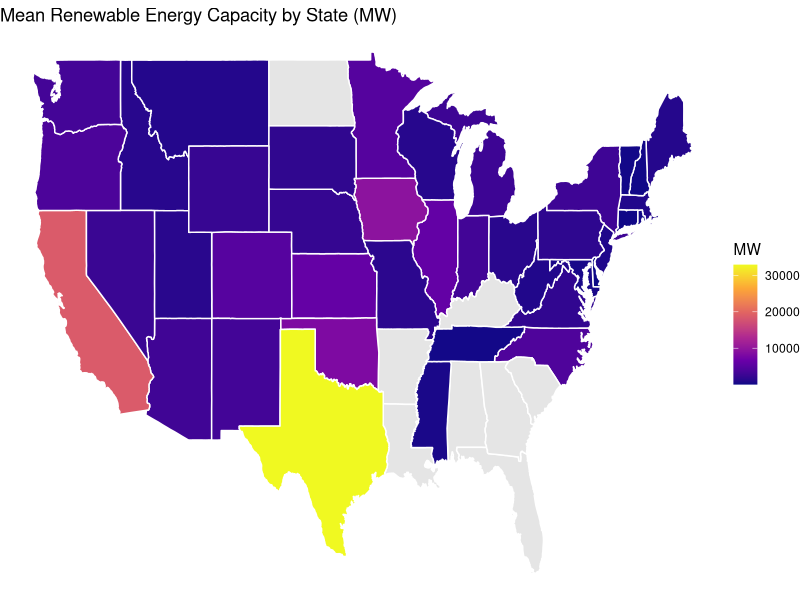
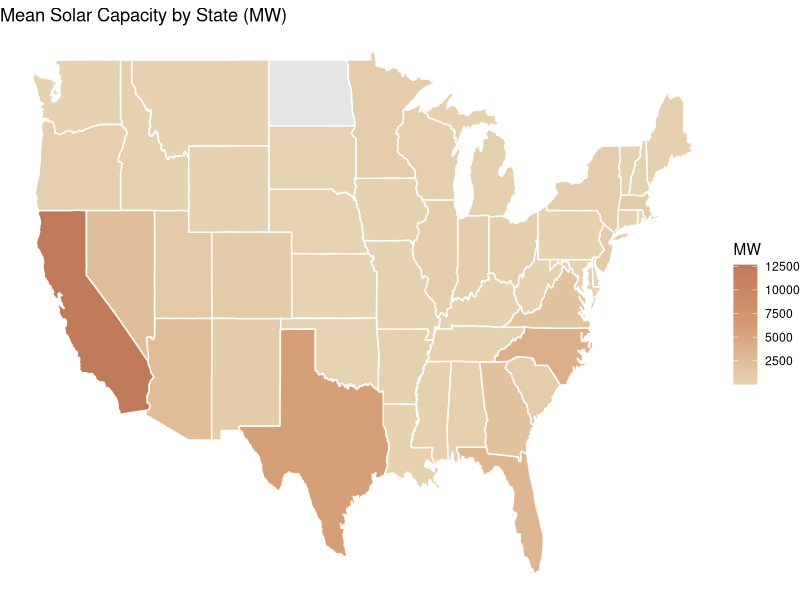
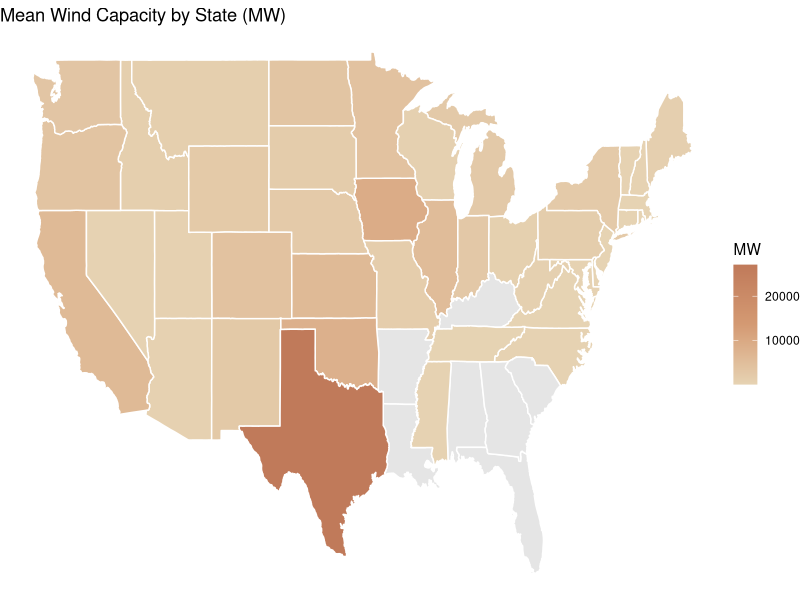
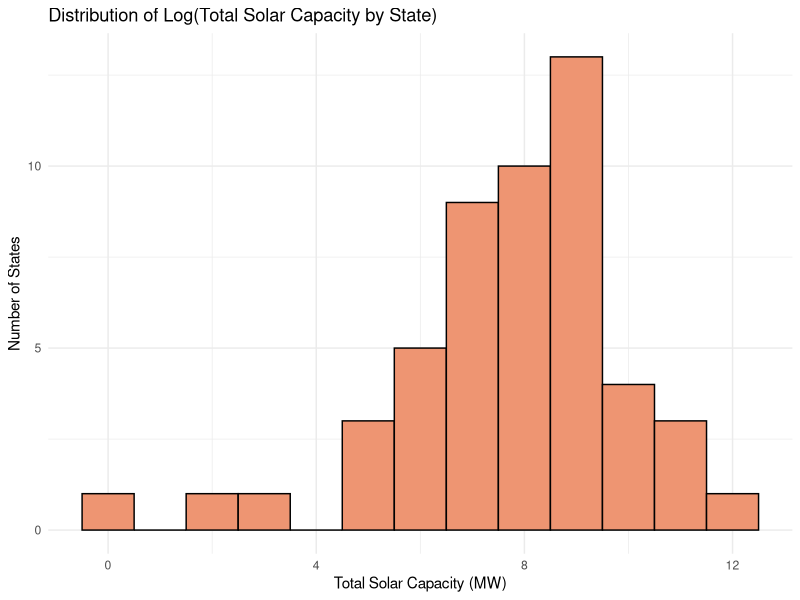
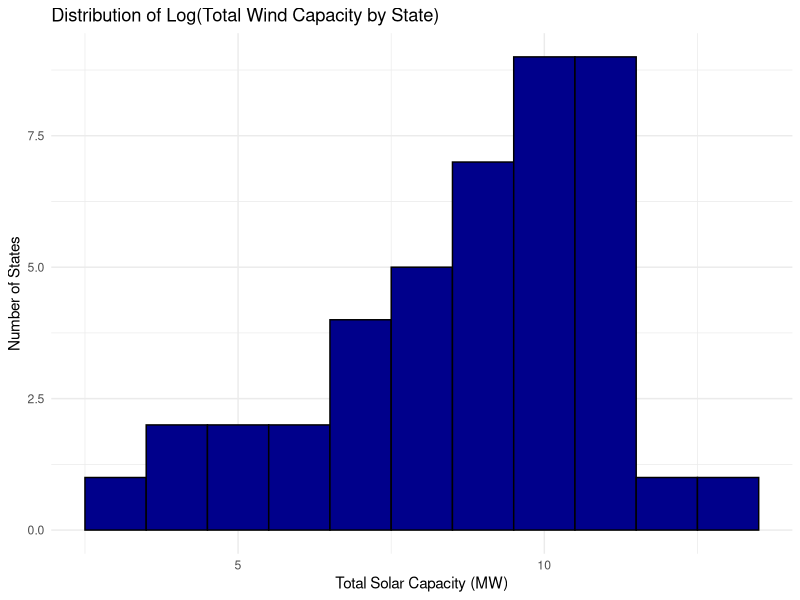
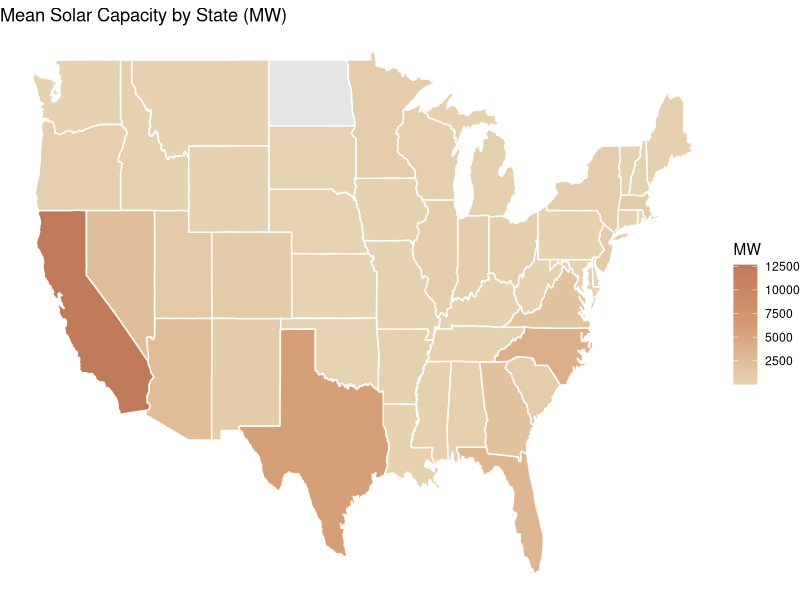
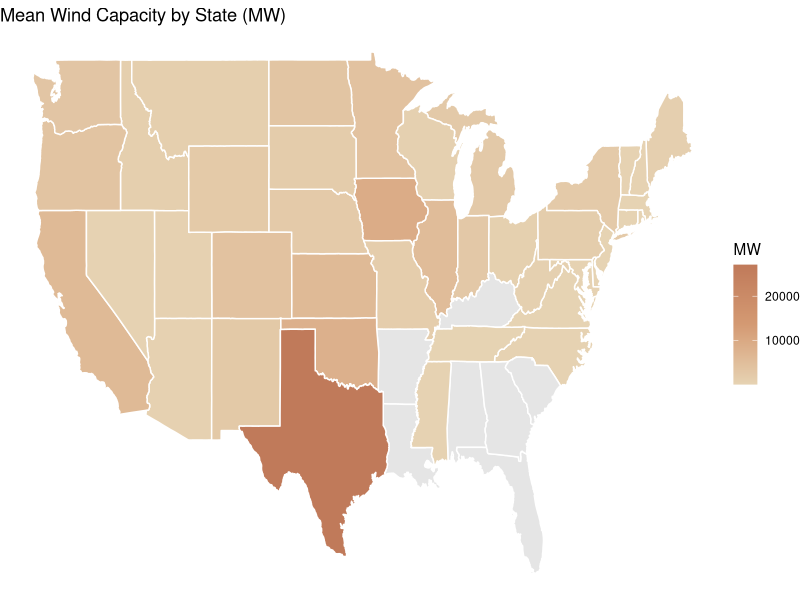

Source code (R) for these figures, in order:
## ---- chunk 1
knitr::opts_chunk$set(echo = TRUE)
## ---- chunk 2

# Load in all libraries
library(dplyr)
library(tidyverse)
library(readxl)
library(ggplot2)
library(maps)
library(tidyr)

## ---- chunk 3

# Solar data sets
solar_2024 = read_excel("Solar.xlsx", sheet = "2024")
solar_2023 = read_excel("Solar.xlsx", sheet = "2023")
solar_2022 = read_excel("Solar.xlsx", sheet = "2022")
solar_2021 = read_excel("Solar.xlsx", sheet = "2021")
solar_2020 = read_excel("Solar.xlsx", sheet = "2020")
solar_2019 = read_excel("Solar.xlsx", sheet = "2019")
solar_2018 = read_excel("Solar.xlsx", sheet = "2018")
solar_2017 = read_excel("Solar.xlsx", sheet = "2017")
solar_2016 = read_excel("Solar.xlsx", sheet = "2016")
solar_2015 = read_excel("Solar.xlsx", sheet = "2015")
solar_2014 = read_excel("Solar.xlsx", sheet = "2014")
solar_2013 = read_excel("Solar.xlsx", sheet = "2013")

# Wind data sets
wind_2024 = read_excel("Wind.xlsx", sheet = "2024")
wind_2023 = read_excel("Wind.xlsx", sheet = "2023")
wind_2022 = read_excel("Wind.xlsx", sheet = "2022")
wind_2021 = read_excel("Wind.xlsx", sheet = "2021")
wind_2020 = read_excel("Wind.xlsx", sheet = "2020")
wind_2019 = read_excel("Wind.xlsx", sheet = "2019")
wind_2018 = read_excel("Wind.xlsx", sheet = "2018")
wind_2017 = read_excel("Wind.xlsx", sheet = "2017")
wind_2016 = read_excel("Wind.xlsx", sheet = "2016")
wind_2015 = read_excel("Wind.xlsx", sheet = "2015")
wind_2014 = read_excel("Wind.xlsx", sheet = "2014")
wind_2013 = read_excel("Wind.xlsx", sheet = "2013")

# Green Bond Issuance data set
GBI = read_excel("Green Bond Issuance.xlsx")


## ---- chunk 4

# Vector of years
years <- 2024:2013

# Initialize empty list to store per-year state totals
solar_totals <- list()

for (yr in years) {
  # Get the dataframe for that year using get()
  df <- get(paste0("solar_", yr))
  
  # Sum capacity per state
  solar_totals[[as.character(yr)]] <- df %>%
    group_by(State) %>%
    summarise(TotalCapacity = sum(`Nameplate Capacity (MW)`, na.rm = TRUE))
}

solar_all_years <- bind_rows(
  lapply(names(solar_totals), function(yr) {
    solar_totals[[yr]] %>% mutate(Year = as.numeric(yr))
  })
)

# Initialize empty list to store per-year state totals for wind
wind_totals <- list()

for (yr in years) {
  # Get the dataframe for that year dynamically
  df <- get(paste0("wind_", yr))
  
  # Sum capacity per state
  wind_totals[[as.character(yr)]] <- df %>%
    group_by(State) %>%
    summarise(TotalCapacity = sum(`Nameplate Capacity (MW)`, na.rm = TRUE))
}

wind_all_years <- bind_rows(
  lapply(names(wind_totals), function(yr) {
    wind_totals[[yr]] %>% mutate(Year = as.numeric(yr))
  })
)

## ---- chunk 5

solar_mean <- bind_rows(
  lapply(names(solar_totals), function(yr) {
    solar_totals[[yr]] %>% mutate(Year = as.numeric(yr))
  })
) %>%
  group_by(State) %>%
  summarise(MeanSolar = mean(TotalCapacity, na.rm = TRUE))

wind_mean <- bind_rows(
  lapply(names(wind_totals), function(yr) {
    wind_totals[[yr]] %>% mutate(Year = as.numeric(yr))
  })
) %>%
  group_by(State) %>%
  summarise(MeanWind = mean(TotalCapacity, na.rm = TRUE))

# Merge solar and wind means
renewables_mean <- full_join(solar_mean, wind_mean, by = "State") %>%
  mutate(MeanRenewable = MeanSolar + MeanWind)

us_states <- map_data("state")

# Make sure state names match: lowercase
renewables_mean$region <- tolower(state.abb[match(renewables_mean$State, state.abb)])

# Convert state abbreviations to lowercase full names
renewables_mean$region <- tolower(state.name[match(renewables_mean$State, state.abb)])

us_map_data <- left_join(us_states, renewables_mean, by = "region")

ggplot(us_map_data, aes(x = long, y = lat, group = group, fill = MeanRenewable)) +
  geom_polygon(color = "white") +
  scale_fill_viridis_c(option = "C", na.value = "grey90") +
  labs(
    title = "Mean Renewable Energy Capacity by State (MW)",
    fill = "MW"
  ) +
  theme_void() +
  theme(legend.position = "right")

## ---- chunk 6

# Map data
us_states <- map_data("state")

# Merge map with solar and wind means separately
solar_map_data <- left_join(us_states, renewables_mean %>% select(region, MeanSolar), by = "region")
wind_map_data  <- left_join(us_states, renewables_mean %>% select(region, MeanWind), by = "region")

## ---- chunk 7

solar = ggplot(solar_map_data, aes(x = long, y = lat, group = group, fill = MeanSolar)) +
  geom_polygon(color = "white") +
  scale_fill_gradientn(
    colors = c(
      "#E6D3B3",
      "#D49A73",
      "#C07A5A"
    ),
    na.value = "grey90"
  ) +
  labs(
    title = "Mean Solar Capacity by State (MW)",
    fill = "MW"
  ) +
  theme_void() +
  theme(
    legend.position = "right",
    plot.background = element_rect(fill = "white", color = NA),
    panel.background = element_rect(fill = "white", color = NA)
  )

print(solar)

ggsave("solar.png", plot = solar, width = 6, height = 4, dpi = 300)

## ---- chunk 8

wind = ggplot(wind_map_data, aes(x = long, y = lat, group = group, fill = MeanWind)) +
  geom_polygon(color = "white") +
  scale_fill_gradientn(
    colors = c(
      "#E6D3B3",
      "#D49A73",
      "#C07A5A"
    ),
    na.value = "grey90"
  ) +
  labs(
    title = "Mean Wind Capacity by State (MW)",
    fill = "MW"
  ) +
  theme_void() +
  theme(
    legend.position = "right",
    plot.background = element_rect(fill = "white", color = NA),
    panel.background = element_rect(fill = "white", color = NA)
  )

print(wind)

ggsave("wind.png", plot = wind, width = 6, height = 4, dpi = 300)

## ---- chunk 9

# Sum total capacity per state across all years
solar_total_state <- solar_all_years %>%
  group_by(State) %>%
  summarise(TotalCapacity = sum(TotalCapacity, na.rm = TRUE))

wind_total_state <- wind_all_years %>%
  group_by(State) %>%
  summarise(TotalCapacity = sum(TotalCapacity, na.rm = TRUE))

## ---- chunk 10

ggplot(solar_total_state, aes(x = log(TotalCapacity))) +
  geom_histogram(binwidth = 1, fill = "lightsalmon2", color = "black") +
  labs(
    title = "Distribution of Log(Total Solar Capacity by State)",
    x = "Total Solar Capacity (MW)",
    y = "Number of States"
  ) +
  theme_minimal()

## ---- chunk 11

ggplot(wind_total_state, aes(x = log(TotalCapacity))) +
  geom_histogram(binwidth = 1, fill = "darkblue", color = "black") +
  labs(
    title = "Distribution of Log(Total Wind Capacity by State)",
    x = "Total Solar Capacity (MW)",
    y = "Number of States"
  ) +
  theme_minimal()
